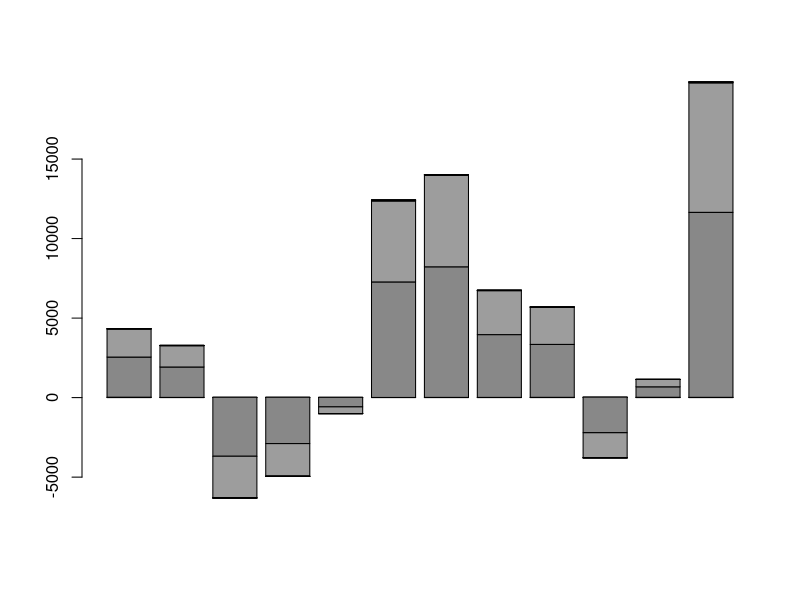

The R source for this figure:
#Scenario: You are a Data Scientist working for a consulting firm.
#One of your colleagues from the Auditing Department has asked you
#to help them assess the financial statement of organization X.

#You have been supplied with two vector of data: mounthly revenue and
#expenses for the financial year in quiestion. Your task is to calculate
#the following financial matrics:
  
#- profit for each mounth
#- profit after tax for each month (the tax rate is 30%)
#- profit margin for each month - equal to profit after tax divided by revenue
#- good months - where the profit after tax was greater than the mean for the year
#- bad months - where the profit after tax was less then the mean for years
#- the best month - where the profit after tax was max for the year
#- the worst month - where the profit after tax was min for the year

#All results need to be presented as vectors.

#Results for dollar values need to be calculate with $0.01 precision, but need to be
#presented in Units of $1,000(i.e. 1k) with no decimal point.

#Results for the profit margin ratio needed to be presented in units of % with no
#decimal points.

#Note: Your collegue has warned you that it is okay for tax for any given month to be
#negative (in accounting terms, negative tax translates into a deferred tax asset).

#Hint 1
#Use:
#round()
#mean()
#max()
#min()

#Data
#This is the income data set:
revenue <- c(14574.49, 7606.46, 8611.41, 9175.41, 8058.65, 8105.44, 11496.28, 9766.09, 10305.32, 14379.96, 10713.97, 15433.50)
#This is the expense data set:
expenses <- c(12051.82, 5695.07, 12319.20, 12089.72, 8658.57, 840.20, 3285.73, 5821.12, 6976.93, 16618.61, 10054.37, 3803.96)

#Solution

#Calculate the profit as the difference between income and expenses.
profit <- revenue - expenses
profit

#Calculate the tax as 30% of profit and round to 2 decimal points
tax <- round(0.30 * profit, 2)
tax 

#Calculate the remaining profit after deducting taxes
profit.after.tax <- profit - tax
profit.after.tax

#Calculate the profit margin as profit after tax on income. Round to 2 decimal points, then multiply by 100 to get%
profit.margin <- round(profit.after.tax/ revenue, 2) * 100
profit.margin

#Calculate the average profit after taxes for the 12 months
mean_pat <- mean(profit.after.tax)
mean_pat

#Find the months with earnings above the average after taxes
good.months <- profit.after.tax > mean_pat
good.months

#Bad months are the opposite of good months
bad.months <- profit.after.tax < mean_pat
bad.months

#The best month is where the after-tax profit was equal to the maximum
best.month <- profit.after.tax == max(profit.after.tax)
best.month

#The worst month is where the after-tax profit was equal to the minimum
worst.month <- profit.after.tax == min(profit.after.tax)
worst.month

#Convert All Calculations To Units Of One Thousand Dollars
revenue.1000 <- round(revenue / 1000, 0)
expenses.1000 <- round(expenses / 1000, 0)
profit.1000 <- round(profit, 0)
profit.after.tax.1000 <- round(profit.after.tax, 0)

#Print Results
revenue.1000
expenses.1000
profit.1000
profit.after.tax.1000
profit.margin
good.months
bad.months
best.month
worst.month

#Preview Of What's Coming In The Next Section
M <- rbind(
  revenue.1000,
  expenses.1000,
  profit.1000,
  profit.after.tax.1000,
  profit.margin,
  good.months,
  bad.months,
  best.month,
  worst.month
)

#Print The Matrix
M
barplot(M)
